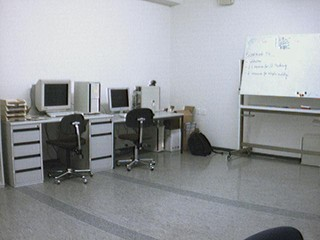
#> input picture videos/RedChair/RedChair/advbgst1_21_0006.jpg, 320 x 240 px; its folder holds only this picture in this run
$ jupyter execute --allow-errors Project_1.ipynb
#> lines starting #> are read from the running program, lines starting #| are printed output that depends on the picture
<a href="https://colab.research.google.com/github/danielma4/motion_detection/blob/main/Project_1.ipynb" target="_parent"></a>

[cell 1]
import cv2
import numpy as np
import matplotlib.pyplot as plt
import os
from glob import glob
from scipy import ndimage

[cell 2]
def load_frames(video_dir, num_frames=None):
#> called with video_dir = 'videos/RedChair/RedChair', num_frames = 50
    frame_paths = sorted(glob(os.path.join(video_dir, '*.jpg')))
    if num_frames:
        frame_paths = frame_paths[:num_frames]
    frames = []
    for path in frame_paths:
        img = cv2.imread(path, cv2.IMREAD_GRAYSCALE)
#> img: shape (240, 320); min 0, max 255, mean 154.4
#| loaded 1 frames of shape (240, 320)
        if img is not None:
            frames.append(img.astype(np.float32))
    return np.array(frames)

def create_1d_gaussian(sigma, truncate=3.0):
    radius = int(truncate * sigma + 0.5)
    x = np.arange(-radius, radius + 1)
    kernel = np.exp(-0.5 * (x / sigma) ** 2)
    kernel = kernel / kernel.sum()
    return kernel

def derivative_of_gaussian_1d(sigma, truncate=3.0):
    radius = int(truncate * sigma + 0.5)
    x = np.arange(-radius, radius + 1)
    kernel = -x / (sigma ** 2) * np.exp(-0.5 * (x / sigma) ** 2)
    kernel = kernel / np.abs(kernel).sum()
    return kernel

def create_2d_gaussian(sigma, truncate=3.0):
    radius = int(truncate * sigma + 0.5)
    size = 2 * radius + 1
    kernel = np.zeros((size, size))
    for i in range(size):
        for j in range(size):
            x = i - radius
            y = j - radius
            kernel[i, j] = np.exp(-(x**2 + y**2) / (2 * sigma**2))
    kernel = kernel / kernel.sum()
    return kernel

def apply_temporal_filter(frames, kernel):
    filtered = np.zeros_like(frames)
    n_frames = len(frames)
#> n_frames = 1
    k_len = len(kernel)
    k_half = k_len // 2

    for t in range(n_frames):
        result = np.zeros_like(frames[0])
        for i, k_val in enumerate(kernel):
            t_idx = t + i - k_half
            if 0 <= t_idx < n_frames:
                result += k_val * frames[t_idx]
        filtered[t] = result
#> result: shape (240, 320) float32; every value is 0
    return filtered

def apply_spatial_filter(frame, kernel):
    if len(kernel.shape) == 1:
        filtered = ndimage.convolve1d(frame, kernel, axis=0)
        filtered = ndimage.convolve1d(filtered, kernel, axis=1)
    else:
        filtered = ndimage.convolve(frame, kernel)
    return filtered

def threshold_motion(derivative, threshold):
    return (np.abs(derivative) > threshold).astype(np.uint8) * 255

def overlay_mask_on_frame(frame, mask, color=[0, 255, 0]):
    if len(frame.shape) == 2:
        frame_color = cv2.cvtColor((frame).astype(np.uint8), cv2.COLOR_GRAY2BGR)
    else:
        frame_color = frame.copy()

    mask_binary = (mask > 0).astype(np.uint8)
    overlay = frame_color.copy()
    overlay[mask_binary == 1] = color
    result = cv2.addWeighted(frame_color, 0.7, overlay, 0.3, 0)
    return result

def estimate_noise_std(temporal_derivatives, percentile=50):
    background_pixels = temporal_derivatives[np.abs(temporal_derivatives) < np.percentile(np.abs(temporal_derivatives), percentile)]
    return np.std(background_pixels)

[cell 3]
video_dir = 'videos/RedChair/RedChair'
frames = load_frames(video_dir, num_frames=50)
print(f'loaded {len(frames)} frames of shape {frames[0].shape}')

[cell 4]
simple_derivative = np.array([-0.5, 0, 0.5])
t_sigmas = [1.0, 2.0, 3.0]

temporal_derivs = {}
temporal_derivs['simple'] = apply_temporal_filter(frames, simple_derivative)

for t_sigma in t_sigmas:
    dog_kernel = derivative_of_gaussian_1d(t_sigma)
    temporal_derivs[f'dog_sigma_{t_sigma}'] = apply_temporal_filter(frames, dog_kernel)
#> after the loop, temporal_derivs = 4 items

frame_idx = 25
threshold_val = 30

fig, axes = plt.subplots(2, 4, figsize=(16, 8))

#> (the rest of this cell did not finish here and is left out)

[cell 5]
simple_derivative = np.array([-0.5, 0, 0.5])

temporal_deriv = apply_temporal_filter(frames, simple_derivative)

threshold_val = 30
motion_mask = threshold_motion(temporal_deriv, threshold_val)

frame_idx = 25
#> (the rest of this cell did not finish here and is left out)

[cell 6]
simple_derivative = np.array([-0.5, 0, 0.5])
box_3x3 = np.ones((3, 3)) / 9
box_5x5 = np.ones((5, 5)) / 25
s_sigmas = [0.5, 1.0, 2.0]

results = {}

results['no_spatial'] = apply_temporal_filter(frames, simple_derivative)

frames_box3 = np.array([apply_spatial_filter(f, box_3x3) for f in frames])
#> in apply_spatial_filter, `filtered = ndimage.convolve(frame, kernel)`:
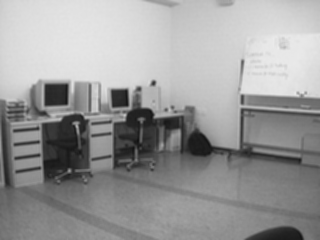
#> filtered: shape (240, 320) float32; min 18.11, max 236.7, mean 154.4
results['box_3x3'] = apply_temporal_filter(frames_box3, simple_derivative)

frames_box5 = np.array([apply_spatial_filter(f, box_5x5) for f in frames])
results['box_5x5'] = apply_temporal_filter(frames_box5, simple_derivative)

for s_sigma in s_sigmas:
    gaussian_2d = create_2d_gaussian(s_sigma)
    frames_gauss = np.array([apply_spatial_filter(f, gaussian_2d) for f in frames])
    results[f'gauss_sigma_{s_sigma}'] = apply_temporal_filter(frames_gauss, simple_derivative)
#> this loop made 3 passes
#> pass 3, in apply_spatial_filter (call 5), `filtered = ndimage.convolve(frame, kernel)`:
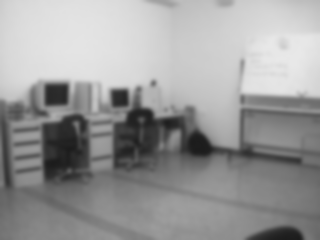
#> filtered: shape (240, 320) float32; min 28.09, max 232.7, mean 154.4
#> after the loop, results = 6 items

frame_idx = 25
threshold_val = 30

fig, axes = plt.subplots(3, 3, figsize=(15, 15))

#> (the rest of this cell did not finish here and is left out)

[cell 7]
s_sigma = 1.0
gaussian_2d = create_2d_gaussian(s_sigma)
frames_smoothed = np.array([apply_spatial_filter(f, gaussian_2d) for f in frames])

simple_derivative = np.array([-0.5, 0, 0.5])
temporal_deriv = apply_temporal_filter(frames_smoothed, simple_derivative)

noise_std = estimate_noise_std(temporal_deriv.flatten())
#> in estimate_noise_std, `background_pixels = temporal_derivatives[np.abs(temporal_derivatives) ..`: background_pixels = empty array
#> noise_std = nan
print(f'estimated background noise std: {noise_std:.2f}')
#| estimated background noise std: nan

threshold_multipliers = [1.0, 2.0, 3.0, 4.0]
frame_idx = 25

fig, axes = plt.subplots(2, 4, figsize=(16, 8))

#> (the rest of this cell did not finish here and is left out)

$ run again, on videos/RedChair/RedChair/advbgst1_21_0027.jpg
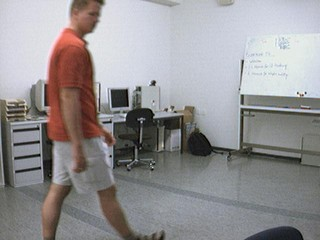
#> input picture videos/RedChair/RedChair/advbgst1_21_0027.jpg, 320 x 240 px
#> in load_frames, `img = cv2.imread(path, cv2.IMREAD_GRAYSCALE)`:
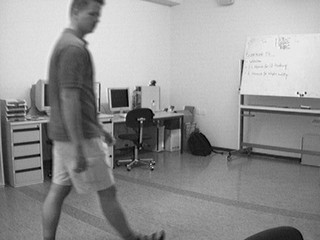
#> img: shape (240, 320); min 0, max 255, mean 147.1
#| loaded 1 frames of shape (240, 320)
#> n_frames = 1
#> after the loop `for t_sigma in t_sigmas:`: temporal_derivs = 4 items
#> the loop `for s_sigma in s_sigmas:` made 3 passes
#> pass 3, in apply_spatial_filter (call 5), `filtered = ndimage.convolve(frame, kernel)`:
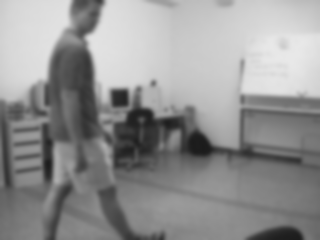
#> filtered: shape (240, 320) float32; min 27.83, max 232.6, mean 147.1
#> after the loop `for s_sigma in s_sigmas:`: results = 6 items
#> background_pixels = empty array
#> noise_std = nan
#| estimated background noise std: nan

$ run again, on videos/RedChair/RedChair/advbgst1_21_0030.jpg
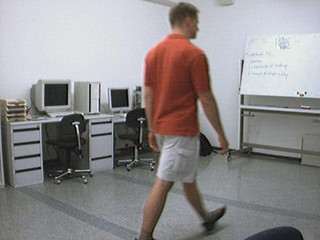
#> input picture videos/RedChair/RedChair/advbgst1_21_0030.jpg, 320 x 240 px
#> in load_frames, `img = cv2.imread(path, cv2.IMREAD_GRAYSCALE)`:
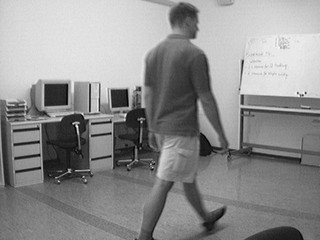
#> img: shape (240, 320); min 0, max 252, mean 142.4
#| loaded 1 frames of shape (240, 320)
#> n_frames = 1
#> after the loop `for t_sigma in t_sigmas:`: temporal_derivs = 4 items
#> the loop `for s_sigma in s_sigmas:` made 3 passes
#> pass 3, in apply_spatial_filter (call 5), `filtered = ndimage.convolve(frame, kernel)`:
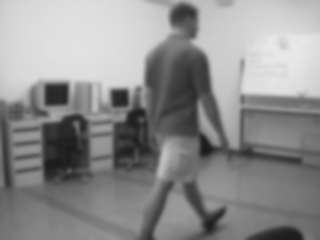
#> filtered: shape (240, 320) float32; min 27.25, max 232.7, mean 142.4
#> after the loop `for s_sigma in s_sigmas:`: results = 6 items
#> background_pixels = empty array
#> noise_std = nan
#| estimated background noise std: nan

$ run again, on videos/RedChair/RedChair/advbgst1_21_0031.jpg
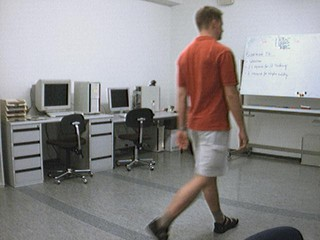
#> input picture videos/RedChair/RedChair/advbgst1_21_0031.jpg, 320 x 240 px
#> in load_frames, `img = cv2.imread(path, cv2.IMREAD_GRAYSCALE)`:
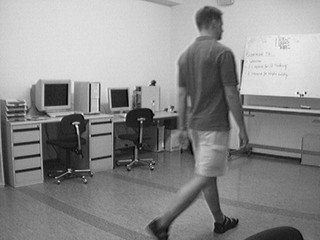
#> img: shape (240, 320); min 0, max 250, mean 139.8
#| loaded 1 frames of shape (240, 320)
#> n_frames = 1
#> after the loop `for t_sigma in t_sigmas:`: temporal_derivs = 4 items
#> the loop `for s_sigma in s_sigmas:` made 3 passes
#> pass 3, in apply_spatial_filter (call 5), `filtered = ndimage.convolve(frame, kernel)`:
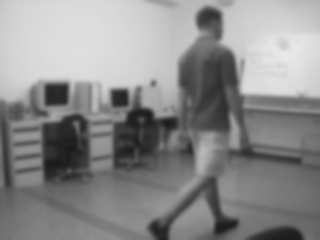
#> filtered: shape (240, 320) float32; min 27.41, max 232, mean 139.8
#> after the loop `for s_sigma in s_sigmas:`: results = 6 items
#> background_pixels = empty array
#> noise_std = nan
#| estimated background noise std: nan
